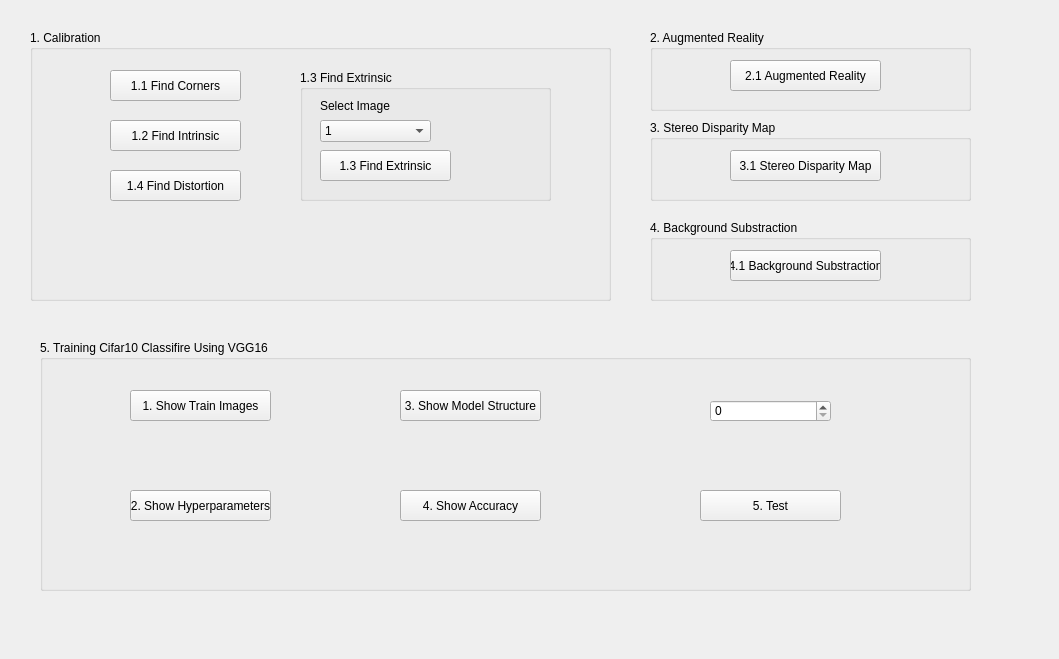
<?xml version="1.0" encoding="UTF-8"?>
<ui version="4.0">
 <class>Form</class>
 <widget class="QWidget" name="Form">
  <property name="geometry">
   <rect>
    <x>0</x>
    <y>0</y>
    <width>1059</width>
    <height>659</height>
   </rect>
  </property>
  <property name="windowTitle">
   <string>Form</string>
  </property>
  <widget class="QGroupBox" name="groupBox">
   <property name="geometry">
    <rect>
     <x>30</x>
     <y>30</y>
     <width>581</width>
     <height>271</height>
    </rect>
   </property>
   <property name="title">
    <string>1. Calibration</string>
   </property>
   <widget class="QPushButton" name="find_corners_btn">
    <property name="geometry">
     <rect>
      <x>80</x>
      <y>40</y>
      <width>131</width>
      <height>31</height>
     </rect>
    </property>
    <property name="text">
     <string>1.1 Find Corners</string>
    </property>
   </widget>
   <widget class="QPushButton" name="find_intrinsic_btn">
    <property name="geometry">
     <rect>
      <x>80</x>
      <y>90</y>
      <width>131</width>
      <height>31</height>
     </rect>
    </property>
    <property name="text">
     <string>1.2 Find Intrinsic</string>
    </property>
   </widget>
   <widget class="QPushButton" name="find_distortion_btn">
    <property name="geometry">
     <rect>
      <x>80</x>
      <y>140</y>
      <width>131</width>
      <height>31</height>
     </rect>
    </property>
    <property name="text">
     <string>1.4 Find Distortion</string>
    </property>
   </widget>
   <widget class="QGroupBox" name="groupBox_2">
    <property name="geometry">
     <rect>
      <x>270</x>
      <y>40</y>
      <width>251</width>
      <height>131</height>
     </rect>
    </property>
    <property name="title">
     <string>1.3 Find Extrinsic</string>
    </property>
    <widget class="QLabel" name="label">
     <property name="geometry">
      <rect>
       <x>20</x>
       <y>20</y>
       <width>81</width>
       <height>31</height>
      </rect>
     </property>
     <property name="text">
      <string>Select Image</string>
     </property>
    </widget>
    <widget class="QComboBox" name="find_extrinsic_combobox">
     <property name="geometry">
      <rect>
       <x>20</x>
       <y>50</y>
       <width>111</width>
       <height>22</height>
      </rect>
     </property>
     <item>
      <property name="text">
       <string>1</string>
      </property>
     </item>
     <item>
      <property name="text">
       <string>2</string>
      </property>
     </item>
     <item>
      <property name="text">
       <string>3</string>
      </property>
     </item>
     <item>
      <property name="text">
       <string>4</string>
      </property>
     </item>
     <item>
      <property name="text">
       <string>5</string>
      </property>
     </item>
     <item>
      <property name="text">
       <string>6</string>
      </property>
     </item>
     <item>
      <property name="text">
       <string>7</string>
      </property>
     </item>
     <item>
      <property name="text">
       <string>8</string>
      </property>
     </item>
     <item>
      <property name="text">
       <string>9</string>
      </property>
     </item>
     <item>
      <property name="text">
       <string>10</string>
      </property>
     </item>
     <item>
      <property name="text">
       <string>11</string>
      </property>
     </item>
     <item>
      <property name="text">
       <string>12</string>
      </property>
     </item>
     <item>
      <property name="text">
       <string>13</string>
      </property>
     </item>
     <item>
      <property name="text">
       <string>14</string>
      </property>
     </item>
     <item>
      <property name="text">
       <string>15</string>
      </property>
     </item>
    </widget>
    <widget class="QPushButton" name="find_extrinsic_btn">
     <property name="geometry">
      <rect>
       <x>20</x>
       <y>80</y>
       <width>131</width>
       <height>31</height>
      </rect>
     </property>
     <property name="text">
      <string>1.3 Find Extrinsic</string>
     </property>
    </widget>
   </widget>
  </widget>
  <widget class="QGroupBox" name="groupBox_3">
   <property name="geometry">
    <rect>
     <x>650</x>
     <y>30</y>
     <width>321</width>
     <height>81</height>
    </rect>
   </property>
   <property name="title">
    <string>2. Augmented Reality</string>
   </property>
   <widget class="QPushButton" name="augmented_reality_btn">
    <property name="geometry">
     <rect>
      <x>80</x>
      <y>30</y>
      <width>151</width>
      <height>31</height>
     </rect>
    </property>
    <property name="text">
     <string>2.1 Augmented Reality</string>
    </property>
   </widget>
  </widget>
  <widget class="QGroupBox" name="groupBox_4">
   <property name="geometry">
    <rect>
     <x>650</x>
     <y>120</y>
     <width>321</width>
     <height>81</height>
    </rect>
   </property>
   <property name="title">
    <string>3. Stereo Disparity Map</string>
   </property>
   <widget class="QPushButton" name="stereo_disparity_map_btn">
    <property name="geometry">
     <rect>
      <x>80</x>
      <y>30</y>
      <width>151</width>
      <height>31</height>
     </rect>
    </property>
    <property name="text">
     <string>3.1 Stereo Disparity Map</string>
    </property>
   </widget>
  </widget>
  <widget class="QGroupBox" name="groupBox_5">
   <property name="geometry">
    <rect>
     <x>650</x>
     <y>220</y>
     <width>321</width>
     <height>81</height>
    </rect>
   </property>
   <property name="title">
    <string>4. Background Substraction</string>
   </property>
   <widget class="QPushButton" name="background_substraction_btn">
    <property name="geometry">
     <rect>
      <x>80</x>
      <y>30</y>
      <width>151</width>
      <height>31</height>
     </rect>
    </property>
    <property name="text">
     <string>4.1 Background Substraction</string>
    </property>
   </widget>
  </widget>
  <widget class="QGroupBox" name="groupBox_6">
   <property name="geometry">
    <rect>
     <x>40</x>
     <y>340</y>
     <width>931</width>
     <height>251</height>
    </rect>
   </property>
   <property name="title">
    <string>5. Training Cifar10 Classifire Using VGG16</string>
   </property>
   <widget class="QPushButton" name="show_train_images_btn">
    <property name="geometry">
     <rect>
      <x>90</x>
      <y>50</y>
      <width>141</width>
      <height>31</height>
     </rect>
    </property>
    <property name="text">
     <string>1. Show Train Images</string>
    </property>
   </widget>
   <widget class="QPushButton" name="show_hyperparameters_btn">
    <property name="geometry">
     <rect>
      <x>90</x>
      <y>150</y>
      <width>141</width>
      <height>31</height>
     </rect>
    </property>
    <property name="text">
     <string>2. Show Hyperparameters</string>
    </property>
   </widget>
   <widget class="QPushButton" name="show_model_structure_btn">
    <property name="geometry">
     <rect>
      <x>360</x>
      <y>50</y>
      <width>141</width>
      <height>31</height>
     </rect>
    </property>
    <property name="text">
     <string>3. Show Model Structure</string>
    </property>
   </widget>
   <widget class="QPushButton" name="show_accuracy_btn">
    <property name="geometry">
     <rect>
      <x>360</x>
      <y>150</y>
      <width>141</width>
      <height>31</height>
     </rect>
    </property>
    <property name="text">
     <string>4. Show Accuracy</string>
    </property>
   </widget>
   <widget class="QSpinBox" name="spinBox">
    <property name="geometry">
     <rect>
      <x>670</x>
      <y>60</y>
      <width>121</width>
      <height>22</height>
     </rect>
    </property>
    <property name="maximum">
     <number>9999</number>
    </property>
   </widget>
   <widget class="QPushButton" name="test_btn">
    <property name="geometry">
     <rect>
      <x>660</x>
      <y>150</y>
      <width>141</width>
      <height>31</height>
     </rect>
    </property>
    <property name="text">
     <string>5. Test</string>
    </property>
   </widget>
  </widget>
 </widget>
 <resources/>
 <connections/>
</ui>
